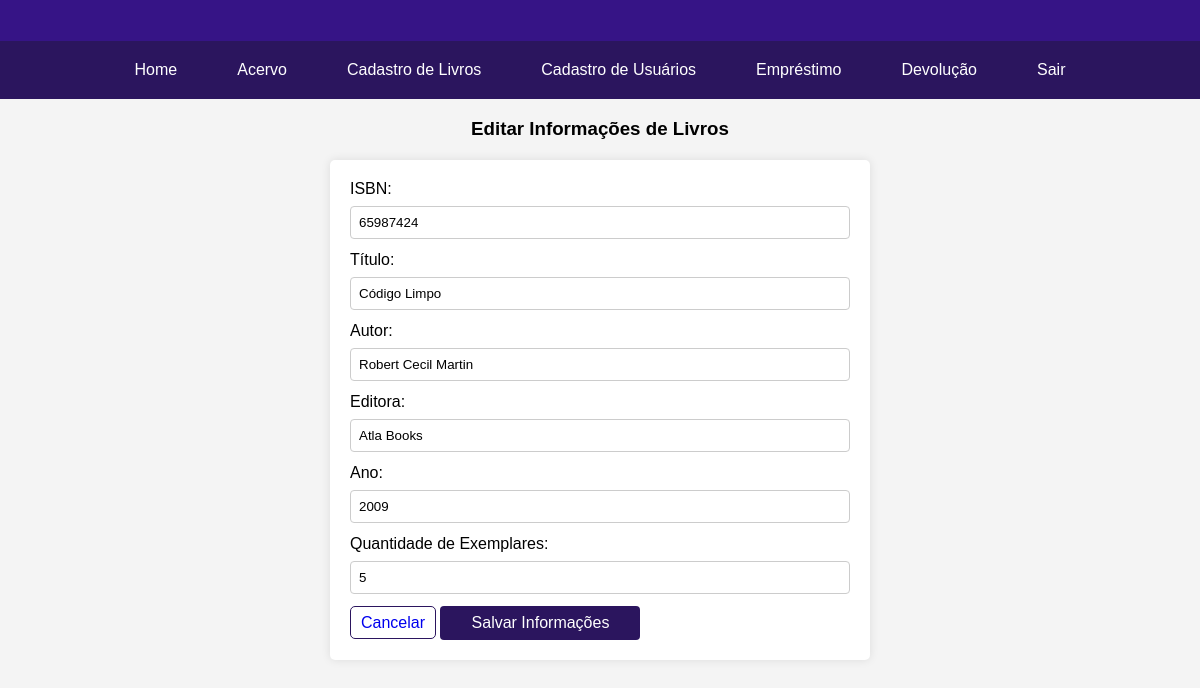
The app's page /adm/acervo/editar/2 with its own data.
### app.py (models this page shows)
class Livro(db.Model):
    id = db.Column(db.Integer, primary_key=True)
    isbn = db.Column(db.String(20), unique = True, nullable = False)
    titulo = db.Column(db.String(200), nullable=False)
    autor = db.Column(db.String(100), nullable=False)
    editora = db.Column(db.String(200), nullable=False)
    ano = db.Column(db.String(100), nullable=False)
    disponivel = db.Column(db.Boolean, default=True)
    quantidade_exemplares = db.Column(db.Integer, nullable=False)

### app.py (the view, shortened to what this page needs)
@app.route('/adm/acervo/editar/<int:livro_id>', methods=['GET', 'POST'])
def editar_livro(livro_id):
    livro = Livro.query.get(livro_id)
    return render_template('editar_livro.html', livro=livro)

### templates/editar_livro.html (shortened to what this page needs)
<!DOCTYPE html>
<html lang="pt-br">
<head>
    <link rel="stylesheet" href="/static/editar_livro.css">
</head>
<body>
    <header>
    </header>
    <nav>
        <a href="/adm">Home</a>
        <a href="/adm/acervo">Acervo</a>
        <a href="/adm/livros/cadastrar">Cadastro de Livros</a>
        <a href="/adm/usuarios/cadastrar">Cadastro de Usuários</a>
        <a href="/adm/emprestimo">Empréstimo</a>
        <a href="/adm/devolucao">Devolução</a>
        <a href="/">Sair</a>
    </nav>
    <h3>Editar Informações de Livros</h3>
    <div>
        <form method="post" action="/adm/acervo/editar/{{ livro.id }}">
            <label for="isbn">ISBN:</label>
            <input type="text" name="isbn" value="{{ livro.isbn }}" required>
            <label for="titulo">Título:</label>
            <input type="text" name="titulo" value="{{ livro.titulo }}" required>
            <label for="autor">Autor:</label>
            <input type="text" name="autor" value="{{ livro.autor }}" required>
            <label for="editora">Editora:</label>
            <input type="text" name="editora" value="{{ livro.editora }}" required>
            <label for="ano">Ano:</label>
            <input type="text" name="ano" value="{{ livro.ano }}" required>
            <label for="quantidade_exemplares">Quantidade de Exemplares:</label>
            <input type="text" name="quantidade_exemplares" value="{{ livro.quantidade_exemplares }}" required>
            <a href="/adm" class="cancelar">Cancelar</a>
            <button type="submit">Salvar Informações</button>
        </form>
    </div>
</body>
</html>

### static/editar_livro.css (style rules this page uses)
body { font-family: 'Arial', sans-serif; background-color: #f4f4f4; margin: 0; padding: 0; }
header { background-color: #361486; color: #fff; padding: 10px 0; text-align: center; }
nav { display: flex; justify-content: center; background-color: #2b155e; padding: 10px 0; }
nav a { color: #fff; text-decoration: none; padding: 10px 20px; margin: 0 10px; border-radius: 4px; }
h3 { text-align: center; }
div { max-width: 500px; margin: 20px auto; padding: 20px; background-color: #ffffff; border-radius: 5px; box-shadow: 0 0 10px rgba(0, 0, 0, 0.1); }
label { display: block; margin-bottom: 8px; }
input { width: 100%; padding: 8px; margin-bottom: 12px; box-sizing: border-box; border: 1px solid #ccc; border-radius: 4px; }
button { font-size: 16px; background-color: #2b155e; margin-left: auto; width: 200px; color: #ffffff; padding: 8px 10px; border: none; border-radius: 4px; cursor: pointer; }
.cancelar { text-decoration: none; margin-right: auto; width: 100px; background-color:#ffffff; border-color: #2b155e; border-radius: 5px; border-style: solid; border-width: 1px; padding: 7px 10px; }

### records on screen
Livro: isbn "65987424", titulo "Código Limpo", autor "Robert Cecil Martin", editora "Atla Books", ano "2009", quantidade_exemplares "5"
